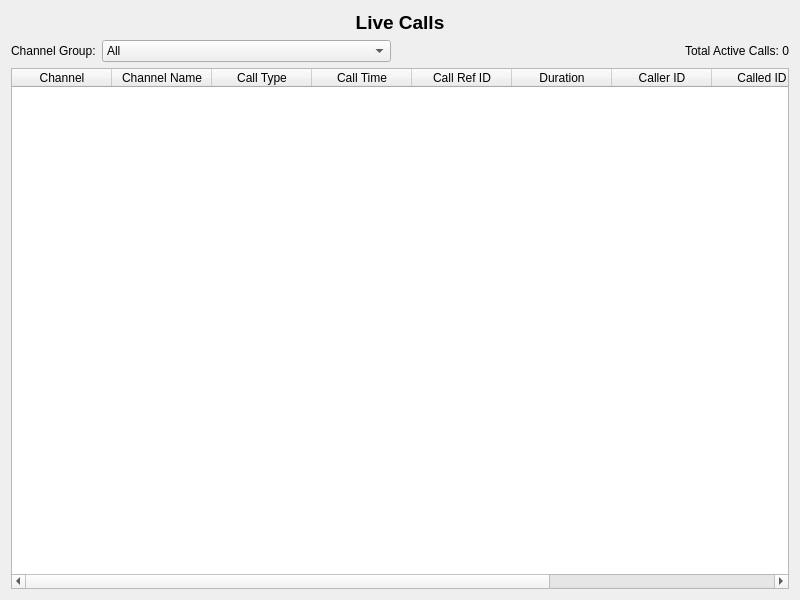
<?xml version="1.0" encoding="UTF-8"?>
<ui version="4.0">
 <class>LiveCalls</class>
 <widget class="QWidget" name="LiveCalls">
  <property name="geometry">
   <rect>
    <x>0</x>
    <y>0</y>
    <width>800</width>
    <height>600</height>
   </rect>
  </property>
  <property name="windowTitle">
   <string>Form</string>
  </property>
  <layout class="QVBoxLayout" name="verticalLayout">
   <item>
    <widget class="QLabel" name="label">
     <property name="font">
      <font>
       <pointsize>14</pointsize>
       <bold>true</bold>
      </font>
     </property>
     <property name="text">
      <string>Live Calls</string>
     </property>
     <property name="alignment">
      <set>Qt::AlignCenter</set>
     </property>
    </widget>
   </item>
   <item>
    <layout class="QHBoxLayout" name="horizontalLayout">
     <item>
      <widget class="QLabel" name="labelChannelGroup">
       <property name="text">
        <string>Channel Group:</string>
       </property>
      </widget>
     </item>
     <item>
      <widget class="QComboBox" name="channelGroupCombo">
       <property name="sizePolicy">
        <sizepolicy hsizetype="Expanding" vsizetype="Fixed">
         <horstretch>0</horstretch>
         <verstretch>0</verstretch>
        </sizepolicy>
       </property>
       <item>
        <property name="text">
         <string>All</string>
        </property>
       </item>
      </widget>
     </item>
     <item>
      <spacer name="horizontalSpacer">
       <property name="orientation">
        <enum>Qt::Horizontal</enum>
       </property>
       <property name="sizeHint" stdset="0">
        <size>
         <width>40</width>
         <height>20</height>
        </size>
       </property>
      </spacer>
     </item>
     <item>
      <widget class="QLabel" name="labelStatus">
       <property name="text">
        <string>Total Active Calls: 0</string>
       </property>
      </widget>
     </item>
    </layout>
   </item>
   <item>
    <widget class="QTableWidget" name="tableLiveCalls">
     <property name="alternatingRowColors">
      <bool>true</bool>
     </property>
     <property name="selectionMode">
      <enum>QAbstractItemView::SingleSelection</enum>
     </property>
     <property name="selectionBehavior">
      <enum>QAbstractItemView::SelectRows</enum>
     </property>
     <column>
      <property name="text">
       <string>Channel</string>
      </property>
     </column>
     <column>
      <property name="text">
       <string>Channel Name</string>
      </property>
     </column>
     <column>
      <property name="text">
       <string>Call Type</string>
      </property>
     </column>
     <column>
      <property name="text">
       <string>Call Time</string>
      </property>
     </column>
     <column>
      <property name="text">
       <string>Call Ref ID</string>
      </property>
     </column>
     <column>
      <property name="text">
       <string>Duration</string>
      </property>
     </column>
     <column>
      <property name="text">
       <string>Caller ID</string>
      </property>
     </column>
     <column>
      <property name="text">
       <string>Called ID</string>
      </property>
     </column>
     <column>
      <property name="text">
       <string>Status</string>
      </property>
     </column>
     <column>
      <property name="text">
       <string>Listen</string>
      </property>
     </column>
    </widget>
   </item>
  </layout>
 </widget>
 <resources/>
 <connections/>
</ui>
